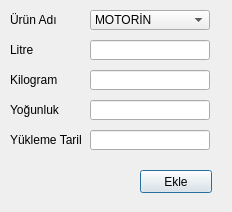
<?xml version="1.0" encoding="UTF-8"?>
<ui version="4.0">
 <class>UrunEkle</class>
 <widget class="QDialog" name="UrunEkle">
  <property name="geometry">
   <rect>
    <x>0</x>
    <y>0</y>
    <width>232</width>
    <height>212</height>
   </rect>
  </property>
  <property name="windowTitle">
   <string>Ürün Ekle</string>
  </property>
  <widget class="QLabel" name="label">
   <property name="geometry">
    <rect>
     <x>10</x>
     <y>10</y>
     <width>71</width>
     <height>20</height>
    </rect>
   </property>
   <property name="text">
    <string>Ürün Adı</string>
   </property>
  </widget>
  <widget class="QComboBox" name="comboBox">
   <property name="geometry">
    <rect>
     <x>90</x>
     <y>10</y>
     <width>120</width>
     <height>20</height>
    </rect>
   </property>
   <item>
    <property name="text">
     <string>MOTORİN</string>
    </property>
   </item>
   <item>
    <property name="text">
     <string>RME 180</string>
    </property>
   </item>
   <item>
    <property name="text">
     <string>RMG 380</string>
    </property>
   </item>
  </widget>
  <widget class="QLabel" name="label_2">
   <property name="geometry">
    <rect>
     <x>10</x>
     <y>40</y>
     <width>71</width>
     <height>20</height>
    </rect>
   </property>
   <property name="text">
    <string>Litre</string>
   </property>
  </widget>
  <widget class="QLineEdit" name="lineEdit">
   <property name="geometry">
    <rect>
     <x>90</x>
     <y>40</y>
     <width>120</width>
     <height>20</height>
    </rect>
   </property>
  </widget>
  <widget class="QLineEdit" name="lineEdit_2">
   <property name="geometry">
    <rect>
     <x>90</x>
     <y>70</y>
     <width>120</width>
     <height>20</height>
    </rect>
   </property>
  </widget>
  <widget class="QLabel" name="label_3">
   <property name="geometry">
    <rect>
     <x>10</x>
     <y>70</y>
     <width>71</width>
     <height>20</height>
    </rect>
   </property>
   <property name="text">
    <string>Kilogram</string>
   </property>
  </widget>
  <widget class="QLineEdit" name="lineEdit_3">
   <property name="geometry">
    <rect>
     <x>90</x>
     <y>100</y>
     <width>120</width>
     <height>20</height>
    </rect>
   </property>
  </widget>
  <widget class="QLabel" name="label_4">
   <property name="geometry">
    <rect>
     <x>10</x>
     <y>100</y>
     <width>71</width>
     <height>20</height>
    </rect>
   </property>
   <property name="text">
    <string>Yoğunluk</string>
   </property>
  </widget>
  <widget class="QLineEdit" name="lineEdit_4">
   <property name="geometry">
    <rect>
     <x>90</x>
     <y>130</y>
     <width>120</width>
     <height>20</height>
    </rect>
   </property>
  </widget>
  <widget class="QLabel" name="label_5">
   <property name="geometry">
    <rect>
     <x>10</x>
     <y>130</y>
     <width>71</width>
     <height>20</height>
    </rect>
   </property>
   <property name="text">
    <string>Yükleme Tarihi</string>
   </property>
  </widget>
  <widget class="QPushButton" name="pushButton">
   <property name="geometry">
    <rect>
     <x>140</x>
     <y>170</y>
     <width>72</width>
     <height>23</height>
    </rect>
   </property>
   <property name="text">
    <string>Ekle</string>
   </property>
  </widget>
 </widget>
 <resources/>
 <connections/>
</ui>
